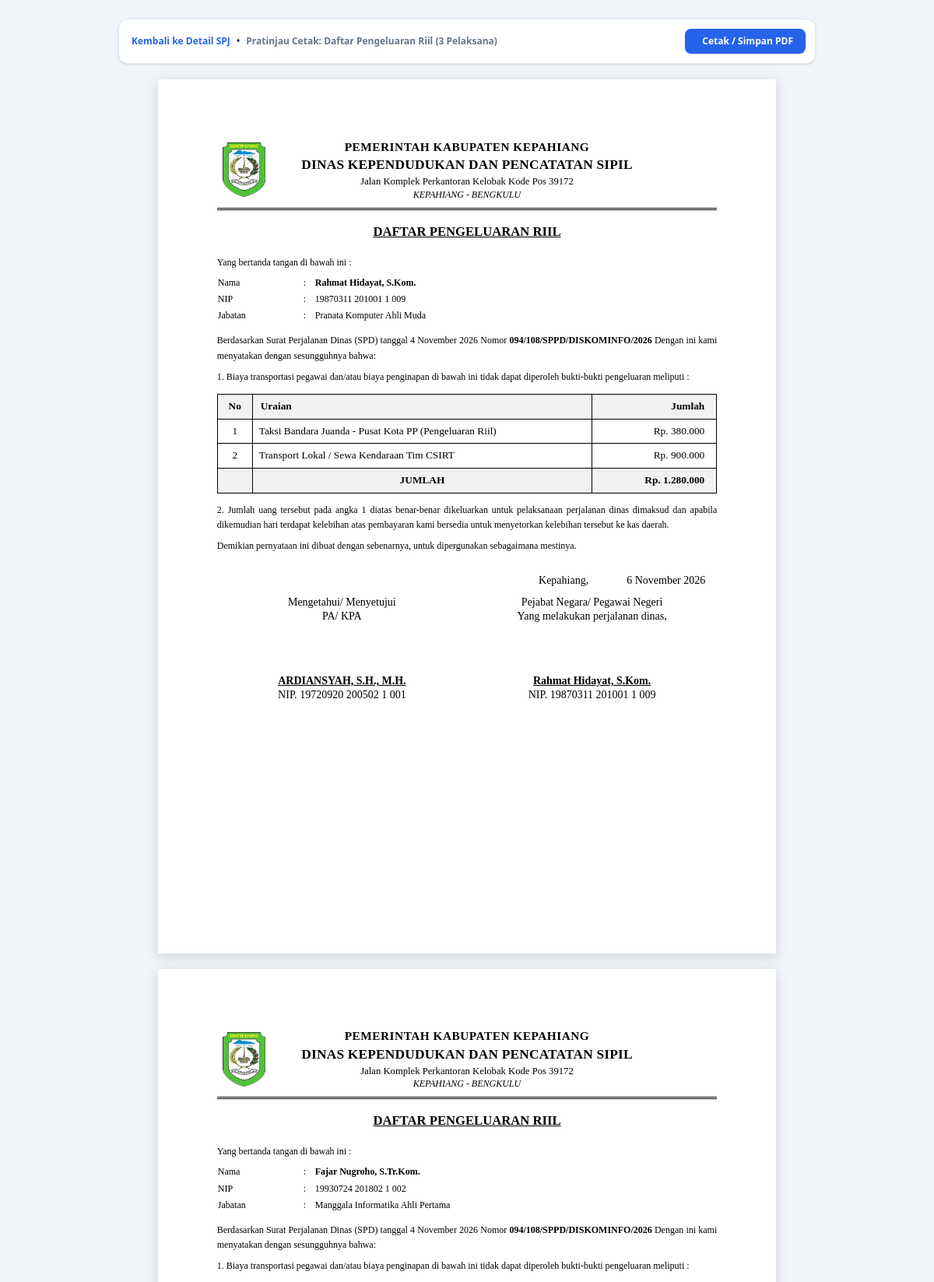
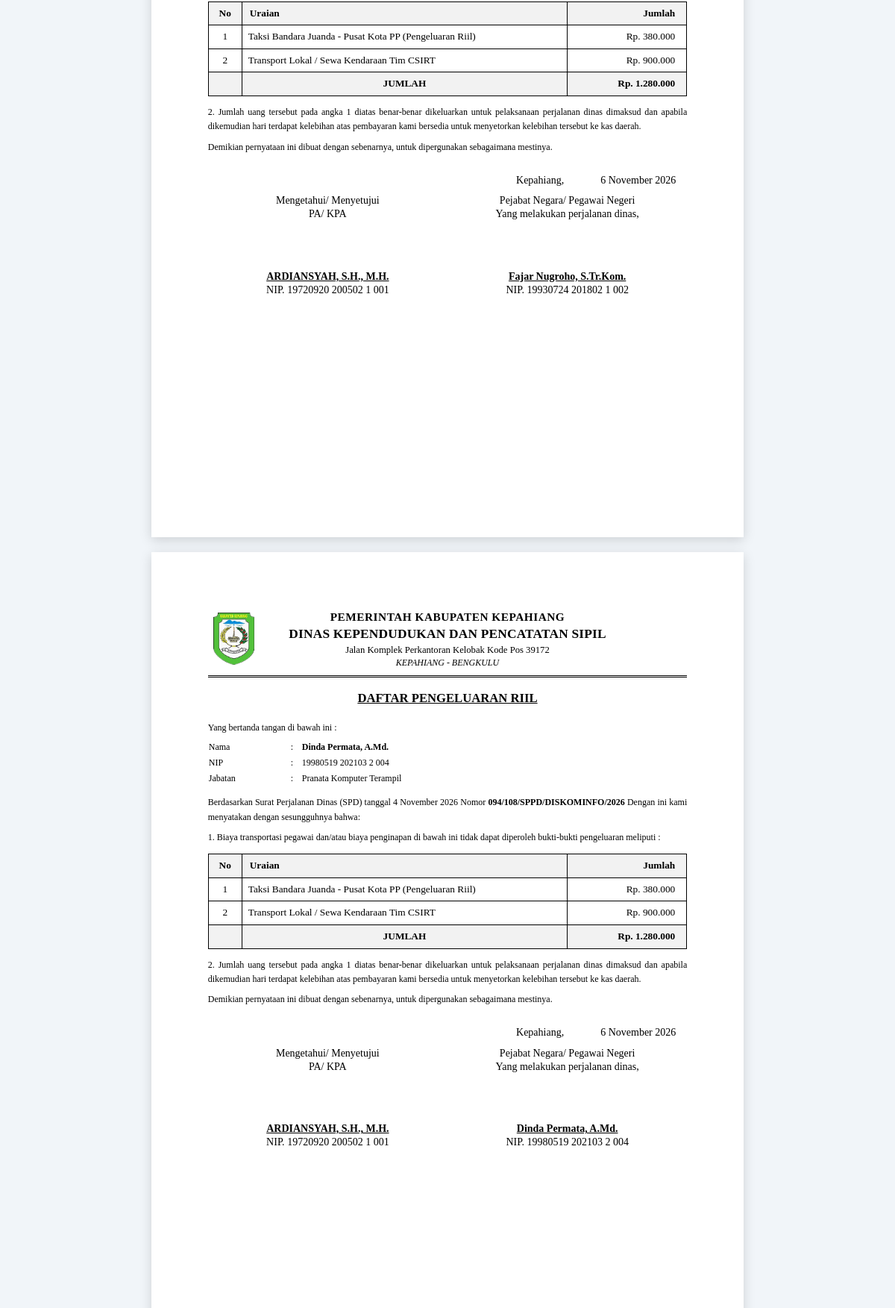
Screenshot of /spj/11/cetak/pengeluaran-riil (signed in, upper part) with the database file from the repository (2 pictures, top to bottom).
### tables this page shows
CREATE TABLE spj_peserta (
        id INTEGER PRIMARY KEY AUTOINCREMENT,
        spj_id INTEGER NOT NULL,
        nama TEXT NOT NULL,
        nip TEXT,
        pangkat_golongan TEXT,
        jabatan TEXT,
        urutan INTEGER DEFAULT 1,
        FOREIGN KEY (spj_id) REFERENCES spj (id) ON DELETE CASCADE
    );

CREATE TABLE settings (
        key TEXT PRIMARY KEY,
        value TEXT NOT NULL
    );

CREATE TABLE spj (
        id INTEGER PRIMARY KEY AUTOINCREMENT,
        nomor_spt TEXT,
        nomor_sppd TEXT,
        jenis_spt TEXT DEFAULT 'staf', -- 'kadis' or 'staf'
        tujuan TEXT NOT NULL,
        instansi_tujuan TEXT,
        maksud TEXT NOT NULL,
        dasar_hukum TEXT,
        tanggal_berangkat DATE NOT NULL,
        tanggal_pulang DATE NOT NULL,
        lama_hari INTEGER DEFAULT 1,
        tempat_berangkat TEXT DEFAULT 'Tempat Kedudukan',
        angkutan TEXT DEFAULT 'Pesawat Udara',
        mata_anggaran TEXT DEFAULT '5.1.02.04.01.0001 (Belanja Perjalanan Dinas Biasa)',
        status TEXT DEFAULT 'Draft', -- 'Draft', 'Disetujui', 'Selesai'
        created_at TIMESTAMP DEFAULT CURRENT_TIMESTAMP,
        updated_at TIMESTAMP DEFAULT CURRENT_TIMESTAMP
    , spt_penandatangan_nama TEXT, spt_penandatangan_nip TEXT, spt_penandatangan_pangkat TEXT, spt_penandatangan_jabatan TEXT, spt_penandatangan_an TEXT);

CREATE TABLE spj_biaya (
        id INTEGER PRIMARY KEY AUTOINCREMENT,
        spj_id INTEGER NOT NULL,
        jenis_biaya TEXT NOT NULL, -- 'uang_harian', 'taxi', 'transportasi', 'hotel', 'tiket_pesawat', 'tiket_kapal', 'lainnya'
        keterangan TEXT NOT NULL,
        kuantitas REAL DEFAULT 1,
        satuan TEXT DEFAULT 'Hari',
        tarif REAL DEFAULT 0,
        total REAL DEFAULT 0,
        termasuk_riil INTEGER DEFAULT 0, peserta_nama TEXT, -- 1 if included in Pengeluaran Riil
        FOREIGN KEY (spj_id) REFERENCES spj (id) ON DELETE CASCADE
    );

### app.py (the view)
@app.route('/spj/<int:spj_id>/cetak/pengeluaran-riil')
@login_required
def cetak_pengeluaran_riil(spj_id):
    conn = get_db()
    spj = conn.execute('SELECT * FROM spj WHERE id = ?', (spj_id,)).fetchone()
    if not spj:
        conn.close()
        abort(404)
    peserta = conn.execute('SELECT * FROM spj_peserta WHERE spj_id = ? ORDER BY urutan ASC', (spj_id,)).fetchall()
    biaya = conn.execute('SELECT * FROM spj_biaya WHERE spj_id = ? ORDER BY id ASC', (spj_id,)).fetchall()
    conn.close()
    s = get_settings()
    return render_template('print/pengeluaran_riil_print.html', spj=spj, peserta=peserta, biaya=biaya, s=s)

### app.py (called while the page is built)
@app.context_processor
def inject_pegawai_list():
    return dict(pegawai_list=get_pegawai_list())

def login_required(f):
    @wraps(f)
    def decorated_function(*args, **kwargs):
        if 'user_id' not in session:
            flash('Silakan masuk (login) terlebih dahulu untuk mengakses sistem.', 'warning')
            return redirect(url_for('login', next=request.url))
        return f(*args, **kwargs)
    return decorated_function

### database.py (called while the page is built)
def get_db():
    conn = sqlite3.connect(DB_PATH)
    conn.row_factory = sqlite3.Row
    return conn

def get_pegawai_list():
    conn = get_db()
    rows = conn.execute('SELECT * FROM pegawai ORDER BY id ASC').fetchall()
    conn.close()
    return rows

def get_settings():
    conn = get_db()
    rows = conn.execute('SELECT key, value FROM settings').fetchall()
    conn.close()
    return {r['key']: r['value'] for r in rows}

### helpers.py (called while the page is built)
def format_rupiah(val):
    try:
        val = float(val or 0)
        return "Rp " + "{:,.0f}".format(val).replace(",", ".")
    except Exception:
        return "Rp 0"

def format_tanggal(val):
    if not val:
        return "-"
    try:
        if isinstance(val, str):
            dt = datetime.datetime.strptime(val.strip(), "%Y-%m-%d")
        else:
            dt = val
        return f"{dt.day} {BULAN_INDONESIA.get(dt.month, '')} {dt.year}"
    except Exception:
        return str(val)

def clean_uraian(keterangan, nama=None):
    if not keterangan:
        return ""
    text = str(keterangan).strip()
    if nama and str(nama).strip():
        clean_nama = re.escape(str(nama).strip())
        text = re.sub(rf'\s*-\s*{clean_nama}.*$', '', text, flags=re.IGNORECASE)
    text = re.sub(r'\s*-\s*Pelaksana\s*\d+.*$', '', text, flags=re.IGNORECASE)
    return text.strip()

### templates/print/pengeluaran_riil_print.html (shortened to what this page needs)
<!DOCTYPE html>
<html lang="id">
<head>
    <link rel="stylesheet" href="{{ url_for('static', filename='css/print.css') }}">
    <script src="https://cdn.tailwindcss.com"></script>
</head>
<body class="bg-slate-100 py-6">
    <div class="no-print max-w-4xl mx-auto mb-4 flex items-center justify-between bg-white p-3 rounded-xl shadow border border-slate-200">
        <div class="flex items-center gap-2 text-xs font-semibold text-slate-700">
            <a href="{{ url_for('spj_detail', spj_id=spj.id) }}" class="text-blue-600 hover:underline flex items-center gap-1">
                 Kembali ke Detail SPJ
            </a>
            <span>•</span>
            <span class="text-slate-500">Pratinjau Cetak: Daftar Pengeluaran Riil ({{ peserta|length }} Pelaksana)</span>
        </div>
        <div>
            <button onclick="window.print()" class="px-4 py-2 bg-blue-600 hover:bg-blue-700 text-white rounded-lg text-xs font-bold shadow flex items-center gap-1.5">
                <span>Cetak / Simpan PDF</span>
            </button>
        </div>
    </div>
    {% set target_peserta = peserta if peserta else [{'nama': s.pejabat_kadis_nama, 'nip': s.pejabat_kadis_nip, 'pangkat_golongan': s.pejabat_kadis_pangkat, 'jabatan': s.pejabat_kadis_jabatan}] %}
    {% for p in target_peserta %}
    <div class="printable-sheet naskah-dinas">
        {% set force_kop = 'staf' %}
        {% include 'print/_kop_surat.html' %}
        <div class="judul-dokumen" style="margin-bottom: 20px;">DAFTAR PENGELUARAN RIIL</div>
        <div class="text-xs mb-2">
            Yang bertanda tangan di bawah ini :
        </div>
        <table class="w-full text-xs mb-3" style="line-height: 1.6; border-collapse: collapse;">
            <tr>
                <td style="width: 110px; font-weight: 500;">Nama</td>
                <td style="width: 15px;">:</td>
                <td style="font-weight: bold;">{{ p.nama }}</td>
            </tr>
            <tr>
                <td>NIP</td>
                <td>:</td>
                <td>{{ p.nip or '-' }}</td>
            </tr>
            <tr>
                <td>Jabatan</td>
                <td>:</td>
                <td>{{ p.jabatan or '-' }}</td>
            </tr>
        </table>
        <div class="text-xs text-justify mb-2" style="line-height: 1.6;">
            Berdasarkan Surat Perjalanan Dinas (SPD) tanggal {{ format_tanggal(spj.tanggal_berangkat) }} Nomor <strong>{{ spj.nomor_sppd }}</strong> Dengan ini kami menyatakan dengan sesungguhnya bahwa:
        </div>
        <div class="text-xs text-justify mb-3" style="line-height: 1.6;">
            1. Biaya transportasi pegawai dan/atau biaya penginapan di bawah ini tidak dapat diperoleh bukti-bukti pengeluaran meliputi :
        </div>
        <table class="tabel-dinas" style="margin-bottom: 12px;">
            <thead>
                <tr>
                    <th style="width: 45px; text-align: center;">No</th>
                    <th style="text-align: left; padding-left: 10px;">Uraian</th>
                    <th style="width: 160px; text-align: right; padding-right: 15px;">Jumlah</th>
                </tr>
            </thead>
            <tbody>
                {% set ns = namespace(total_riil=0, count=0) %}
                {% for b in biaya %}
                    {% if (b.peserta_nama == p.nama or not b.peserta_nama or target_peserta|length == 1) and (b.termasuk_riil == 1) %}
                        {% set ns.count = ns.count + 1 %}
                        {% set ns.total_riil = ns.total_riil + b.total %}
                        <tr>
                            <td style="text-align: center;">{{ ns.count }}</td>
                            <td>{{ clean_uraian(b.keterangan, p.nama) }}</td>
                            <td style="text-align: right; padding-right: 15px; font-family: 'Times New Roman', serif;">
                                Rp. {{ format_rupiah(b.total)|replace('Rp ', '') }}
                            </td>
                        </tr>
                    {% endif %}
                {% endfor %}
            </tbody>
            <tfoot>
                <tr style="font-weight: bold; background-color: #f2f2f2;">
                    <td></td>
                    <td style="text-align: center; text-transform: uppercase;">Jumlah</td>
                    <td style="text-align: right; padding-right: 15px;">
                        Rp. {{ format_rupiah(ns.total_riil)|replace('Rp ', '') }}
                    </td>
                </tr>
            </tfoot>
        </table>
        <div class="text-xs text-justify mb-2" style="line-height: 1.6;">
            2. Jumlah uang tersebut pada angka 1 diatas benar-benar dikeluarkan untuk pelaksanaan perjalanan dinas dimaksud dan apabila dikemudian hari terdapat kelebihan atas pembayaran kami bersedia untuk menyetorkan kelebihan tersebut ke kas daerah.
        </div>
        <div class="text-xs text-justify mb-5" style="line-height: 1.6;">
            Demikian pernyataan ini dibuat dengan sebenarnya, untuk dipergunakan sebagaimana mestinya.
        </div>
        <div class="ttd-box" style="margin-top: 25px;">
            <div style="text-align: right; font-size: 10.5pt; margin-bottom: 8px; margin-right: 15px;">
                {{ s.instansi_kota or 'Kepahiang' }}, &nbsp;&nbsp;&nbsp;&nbsp;&nbsp;&nbsp;&nbsp;&nbsp;&nbsp;&nbsp;&nbsp;&nbsp; {{ format_tanggal(spj.tanggal_pulang) }}
            </div>
            <table style="width: 100%; font-size: 10.5pt; line-height: 1.3;">
                <tr>
                    <td style="width: 50%; vertical-align: top; text-align: center;">
                        <div>Mengetahui/ Menyetujui</div>
                        <div style="font-weight: 500;">PA/ KPA</div>
                        <div style="height: 65px;"></div>
                        <div style="font-weight: bold; text-decoration: underline;">{{ s.pejabat_kadis_nama }}</div>
                        <div>NIP. {{ s.pejabat_kadis_nip }}</div>
                    </td>
                    <td style="width: 50%; vertical-align: top; text-align: center;">
                        <div>Pejabat Negara/ Pegawai Negeri</div>
                        <div style="font-weight: 500;">Yang melakukan perjalanan dinas,</div>
                        <div style="height: 65px;"></div>
                        <div style="font-weight: bold; text-decoration: underline;">{{ p.nama }}</div>
                        <div>NIP. {{ p.nip or '-' }}</div>
                    </td>
                </tr>
            </table>
        </div>
    </div>
    {% endfor %}
</body>
</html>

### templates/print/_kop_surat.html
{% set kop = get_kop(s, force_kop if force_kop is defined and force_kop else (spj.jenis_spt if spj else 'staf')) %}
<div class="kop-surat">
    <table class="kop-table">
        <tr>
            {% if kop.logo %}
            <td class="kop-logo-cell">
                <img src="{{ kop.logo }}" alt="Logo Instansi" class="kop-logo-img">
            </td>
            {% endif %}
            <td class="kop-text-cell">
                <div class="kop-instansi-induk">{{ kop.instansi_induk }}</div>
                <div class="kop-instansi-nama">{{ kop.instansi_nama }}</div>
                <div class="kop-alamat">{{ kop.alamat }}</div>
                <div class="kop-kontak">{{ kop.kontak }}</div>
            </td>
            {% if kop.logo %}
            <td class="kop-spacer-cell"></td>
            {% endif %}
        </tr>
    </table>
</div>

### static/css/print.css (style rules this page uses)
.naskah-dinas { font-family: 'Times New Roman', 'Tinos', serif; color: #000; line-height: 1.4; background: #fff; font-size: 11pt; }
.kop-surat { text-align: center; position: relative; padding-bottom: 8px; margin-bottom: 16px; border-bottom: 3px double #000; }
.kop-table { width: 100%; border-collapse: collapse; border: none; margin: 0; padding: 0; }
.kop-table td { border: none; padding: 0; }
.kop-logo-cell { width: 70px; vertical-align: middle; text-align: center; padding-right: 8px; }
.kop-logo-img { max-height: 70px; max-width: 70px; width: auto; height: auto; object-fit: contain; display: block; margin: 0 auto; }
.kop-text-cell { text-align: center; vertical-align: middle; padding: 0 4px; }
.kop-spacer-cell { width: 70px; }
.kop-instansi-induk { font-size: 11.5pt; font-weight: 700; letter-spacing: 0.5px; text-transform: uppercase; margin: 0; }
.kop-instansi-nama { font-size: 13pt; font-weight: 800; letter-spacing: 0.2px; text-transform: uppercase; margin: 1px 0; white-space: nowrap; }
.kop-alamat { font-size: 9.5pt; font-weight: 400; margin: 0; line-height: 1.3; }
.kop-kontak { font-size: 9pt; font-style: italic; margin: 0; }
.judul-dokumen { text-align: center; font-weight: 700; font-size: 12.5pt; text-transform: uppercase; text-decoration: underline; margin-top: 10px; margin-bottom: 2px; }
.tabel-dinas { width: 100%; border-collapse: collapse; margin: 12px 0; }
.tabel-dinas th, .tabel-dinas td { border: 1px solid #000; padding: 6px 8px; font-size: 10pt; vertical-align: top; }
.tabel-dinas th { background-color: #f2f2f2 !important; font-weight: bold; text-align: center; -webkit-print-color-adjust: exact; print-color-adjust: exact; }
.ttd-box { margin-top: 30px; width: 100%; page-break-inside: avoid; }
.printable-sheet { background: #fff; width: 210mm; min-height: 297mm; padding: 20mm; margin: 20px auto; box-shadow: 0 4px 15px rgba(0,0,0,0.15); box-sizing: border-box; }

### rows the page displays
spj_peserta: logo (picture), nama "Rahmat Hidayat, S.Kom.", nip "19870311 201001 1 009", jabatan "Pranata Komputer Ahli Muda", total_riil "1.280.000"
settings: instansi_induk "PEMERINTAH KABUPATEN KEPAHIANG"
settings: instansi_nama "DINAS KEPENDUDUKAN DAN PENCATATAN SIPIL"
settings: alamat "Jalan Komplek Perkantoran Kelobak Kode Pos 39172"
settings: kontak "KEPAHIANG - BENGKULU"
spj: tanggal_berangkat "4 November 2026", nomor_sppd "094/108/SPPD/DISKOMINFO/2026", tanggal_pulang "6 November 2026"
spj_biaya: count "1", keterangan.nama "Taksi Bandara Juanda - Pusat Kota PP (Pengeluaran Riil)", total "380.000"
spj_biaya: count "2", keterangan.nama "Transport Lokal / Sewa Kendaraan Tim CSIRT", total "900.000"
settings: value "Kepahiang"
settings: pejabat_kadis_nama "ARDIANSYAH, S.H., M.H."
settings: pejabat_kadis_nip "19720920 200502 1 001"
spj_peserta: logo (picture), nama "Fajar Nugroho, S.Tr.Kom.", nip "19930724 201802 1 002", jabatan "Manggala Informatika Ahli Pertama", total_riil "1.280.000"
spj_peserta: logo (picture), nama "Dinda Permata, A.Md.", nip "19980519 202103 2 004", jabatan "Pranata Komputer Terampil", total_riil "1.280.000"

### other values shown
{{ peserta|length }} "3"
